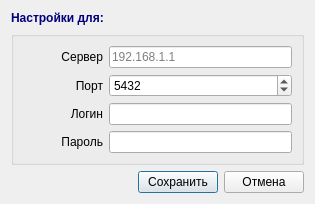
<?xml version="1.0" encoding="UTF-8"?>
<ui version="4.0">
 <class>SvNetworkEditorDialog</class>
 <widget class="QDialog" name="SvNetworkEditorDialog">
  <property name="geometry">
   <rect>
    <x>0</x>
    <y>0</y>
    <width>315</width>
    <height>194</height>
   </rect>
  </property>
  <property name="maximumSize">
   <size>
    <width>16777215</width>
    <height>194</height>
   </size>
  </property>
  <property name="windowTitle">
   <string>Настройки Ethernet</string>
  </property>
  <layout class="QVBoxLayout" name="verticalLayout_2">
   <item>
    <widget class="QLabel" name="lblCaption">
     <property name="font">
      <font>
       <weight>75</weight>
       <bold>true</bold>
      </font>
     </property>
     <property name="styleSheet">
      <string notr="true">color: rgb(0, 0, 127);</string>
     </property>
     <property name="text">
      <string>Настройки для: </string>
     </property>
    </widget>
   </item>
   <item>
    <widget class="QGroupBox" name="groupBox">
     <property name="title">
      <string/>
     </property>
     <layout class="QVBoxLayout" name="verticalLayout">
      <item>
       <layout class="QHBoxLayout" name="horizontalLayout_7">
        <item>
         <widget class="QLabel" name="lblDevName_9">
          <property name="sizePolicy">
           <sizepolicy hsizetype="Fixed" vsizetype="Preferred">
            <horstretch>0</horstretch>
            <verstretch>0</verstretch>
           </sizepolicy>
          </property>
          <property name="minimumSize">
           <size>
            <width>80</width>
            <height>0</height>
           </size>
          </property>
          <property name="maximumSize">
           <size>
            <width>80</width>
            <height>16777215</height>
           </size>
          </property>
          <property name="font">
           <font>
            <weight>50</weight>
            <bold>false</bold>
           </font>
          </property>
          <property name="text">
           <string>Сервер</string>
          </property>
          <property name="alignment">
           <set>Qt::AlignRight|Qt::AlignTrailing|Qt::AlignVCenter</set>
          </property>
         </widget>
        </item>
        <item>
         <widget class="QLineEdit" name="editIP">
          <property name="inputMask">
           <string/>
          </property>
          <property name="text">
           <string/>
          </property>
          <property name="maxLength">
           <number>32767</number>
          </property>
          <property name="placeholderText">
           <string>192.168.1.1</string>
          </property>
         </widget>
        </item>
       </layout>
      </item>
      <item>
       <layout class="QHBoxLayout" name="horizontalLayout_5">
        <item>
         <widget class="QLabel" name="lblDevName_7">
          <property name="sizePolicy">
           <sizepolicy hsizetype="Fixed" vsizetype="Preferred">
            <horstretch>0</horstretch>
            <verstretch>0</verstretch>
           </sizepolicy>
          </property>
          <property name="minimumSize">
           <size>
            <width>80</width>
            <height>0</height>
           </size>
          </property>
          <property name="maximumSize">
           <size>
            <width>80</width>
            <height>16777215</height>
           </size>
          </property>
          <property name="font">
           <font>
            <weight>50</weight>
            <bold>false</bold>
           </font>
          </property>
          <property name="text">
           <string>Порт</string>
          </property>
          <property name="alignment">
           <set>Qt::AlignRight|Qt::AlignTrailing|Qt::AlignVCenter</set>
          </property>
         </widget>
        </item>
        <item>
         <widget class="QSpinBox" name="spinPort">
          <property name="minimum">
           <number>1</number>
          </property>
          <property name="maximum">
           <number>65535</number>
          </property>
          <property name="value">
           <number>5432</number>
          </property>
         </widget>
        </item>
       </layout>
      </item>
      <item>
       <layout class="QHBoxLayout" name="horizontalLayout_11">
        <item>
         <widget class="QLabel" name="lblDevName_13">
          <property name="sizePolicy">
           <sizepolicy hsizetype="Fixed" vsizetype="Preferred">
            <horstretch>0</horstretch>
            <verstretch>0</verstretch>
           </sizepolicy>
          </property>
          <property name="minimumSize">
           <size>
            <width>80</width>
            <height>0</height>
           </size>
          </property>
          <property name="maximumSize">
           <size>
            <width>80</width>
            <height>16777215</height>
           </size>
          </property>
          <property name="font">
           <font>
            <weight>50</weight>
            <bold>false</bold>
           </font>
          </property>
          <property name="text">
           <string>Логин</string>
          </property>
          <property name="alignment">
           <set>Qt::AlignRight|Qt::AlignTrailing|Qt::AlignVCenter</set>
          </property>
         </widget>
        </item>
        <item>
         <widget class="QLineEdit" name="editLogin">
          <property name="inputMask">
           <string/>
          </property>
          <property name="text">
           <string/>
          </property>
          <property name="maxLength">
           <number>32767</number>
          </property>
         </widget>
        </item>
       </layout>
      </item>
      <item>
       <layout class="QHBoxLayout" name="horizontalLayout_12">
        <item>
         <widget class="QLabel" name="lblDevName_14">
          <property name="sizePolicy">
           <sizepolicy hsizetype="Fixed" vsizetype="Preferred">
            <horstretch>0</horstretch>
            <verstretch>0</verstretch>
           </sizepolicy>
          </property>
          <property name="minimumSize">
           <size>
            <width>80</width>
            <height>0</height>
           </size>
          </property>
          <property name="maximumSize">
           <size>
            <width>80</width>
            <height>16777215</height>
           </size>
          </property>
          <property name="font">
           <font>
            <weight>50</weight>
            <bold>false</bold>
           </font>
          </property>
          <property name="text">
           <string>Пароль</string>
          </property>
          <property name="alignment">
           <set>Qt::AlignRight|Qt::AlignTrailing|Qt::AlignVCenter</set>
          </property>
         </widget>
        </item>
        <item>
         <widget class="QLineEdit" name="editPass">
          <property name="inputMask">
           <string/>
          </property>
          <property name="text">
           <string/>
          </property>
          <property name="maxLength">
           <number>32767</number>
          </property>
         </widget>
        </item>
       </layout>
      </item>
     </layout>
    </widget>
   </item>
   <item>
    <layout class="QHBoxLayout" name="layoutButtons">
     <item>
      <spacer name="hSpacerButtons">
       <property name="orientation">
        <enum>Qt::Horizontal</enum>
       </property>
       <property name="sizeType">
        <enum>QSizePolicy::Expanding</enum>
       </property>
       <property name="sizeHint" stdset="0">
        <size>
         <width>40</width>
         <height>20</height>
        </size>
       </property>
      </spacer>
     </item>
     <item>
      <widget class="QPushButton" name="bnSave">
       <property name="sizePolicy">
        <sizepolicy hsizetype="Fixed" vsizetype="Fixed">
         <horstretch>0</horstretch>
         <verstretch>0</verstretch>
        </sizepolicy>
       </property>
       <property name="maximumSize">
        <size>
         <width>80</width>
         <height>16777215</height>
        </size>
       </property>
       <property name="text">
        <string>Сохранить</string>
       </property>
       <property name="default">
        <bool>true</bool>
       </property>
      </widget>
     </item>
     <item>
      <widget class="QPushButton" name="bnCancel">
       <property name="sizePolicy">
        <sizepolicy hsizetype="Fixed" vsizetype="Fixed">
         <horstretch>0</horstretch>
         <verstretch>0</verstretch>
        </sizepolicy>
       </property>
       <property name="maximumSize">
        <size>
         <width>80</width>
         <height>16777215</height>
        </size>
       </property>
       <property name="text">
        <string>Отмена</string>
       </property>
      </widget>
     </item>
    </layout>
   </item>
  </layout>
 </widget>
 <resources/>
 <connections/>
</ui>
